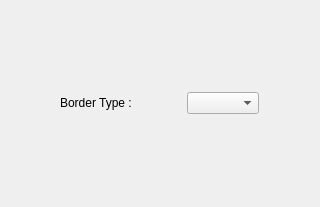
<?xml version="1.0" encoding="UTF-8"?>
<ui version="4.0">
 <class>PluginGui</class>
 <widget class="QWidget" name="PluginGui">
  <property name="geometry">
   <rect>
    <x>0</x>
    <y>0</y>
    <width>320</width>
    <height>207</height>
   </rect>
  </property>
  <property name="windowTitle">
   <string>Form</string>
  </property>
  <layout class="QGridLayout" name="gridLayout">
   <item row="0" column="0">
    <widget class="QLabel" name="borderTypeLabel">
     <property name="sizePolicy">
      <sizepolicy hsizetype="Fixed" vsizetype="Fixed">
       <horstretch>0</horstretch>
       <verstretch>0</verstretch>
      </sizepolicy>
     </property>
     <property name="text">
      <string>Border Type :</string>
     </property>
    </widget>
   </item>
   <item row="0" column="1">
    <widget class="QComboBox" name="borderTypeComboBox">
     <property name="sizePolicy">
      <sizepolicy hsizetype="Fixed" vsizetype="Fixed">
       <horstretch>0</horstretch>
       <verstretch>0</verstretch>
      </sizepolicy>
     </property>
    </widget>
   </item>
  </layout>
 </widget>
 <resources/>
 <connections/>
</ui>
